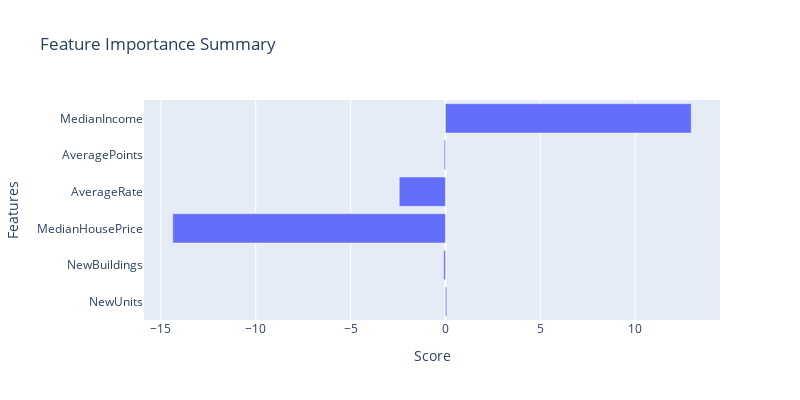

Notebook code cell kept with this figure:
### Code cell
# numerical columns ml feature importance

labels = labels.apply(pd.to_numeric)

X_train, X_test, y_train, y_test = train_test_split(numerical_ml, labels.values.ravel(),test_size=0.25,random_state=0)
numerical_ml_log = LogisticRegression(random_state=0,class_weight='balanced')
numerical_ml_log.fit(X_train,y_train)
y_pred = numerical_ml_log.predict(X_test)
print('Classification Report:\n',classification_report(y_test, y_pred))
importance = numerical_ml_log.coef_.flatten()
df = pd.DataFrame(importance,numerical_ml.columns)

# plotting
fig = px.bar(data_frame=importance, y=numerical_ml.columns, x=importance, orientation='h', width=800, height=400,\
    title='Feature Importance Summary')
fig.update_layout(xaxis_title="Score",yaxis_title="Features",)
fig.show()

### Figure 1 — Plotly figure (JSON) as saved in the notebook; plotly's stock layout.template omitted (floating-point values rounded to 4 significant figures)
{"data": [{"alignmentgroup": "True", "hovertemplate": "x=%{x}<br>y=%{y}<extra></extra>", "legendgroup": "", "marker": {"color": "#636efa", "pattern": {"shape": ""}}, "name": "", "offsetgroup": "", "orientation": "h", "showlegend": false, "textposition": "auto", "type": "bar", "x": [0.06686, -0.09006, -14.37, -2.434, -0.06439, 12.96], "xaxis": "x", "y": ["NewUnits", "NewBuildings", "MedianHousePrice", "AverageRate", "AveragePoints", "MedianIncome"], "yaxis": "y"}], "layout": {"barmode": "relative", "height": 400, "legend": {"tracegroupgap": 0}, "title": {"text": "Feature Importance Summary"}, "width": 800, "xaxis": {"anchor": "y", "domain": [0, 1], "title": {"text": "Score"}}, "yaxis": {"anchor": "x", "domain": [0, 1], "title": {"text": "Features"}}}}
